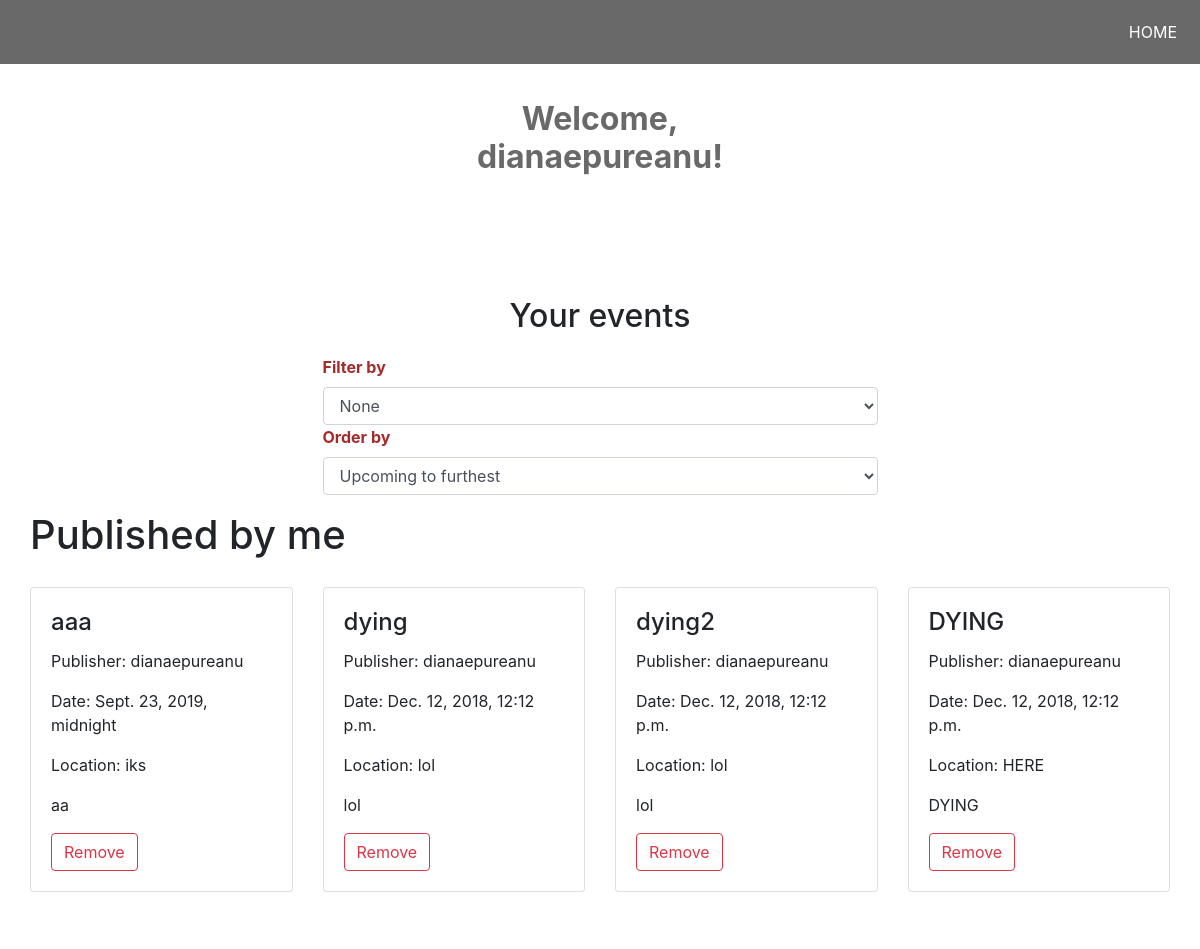
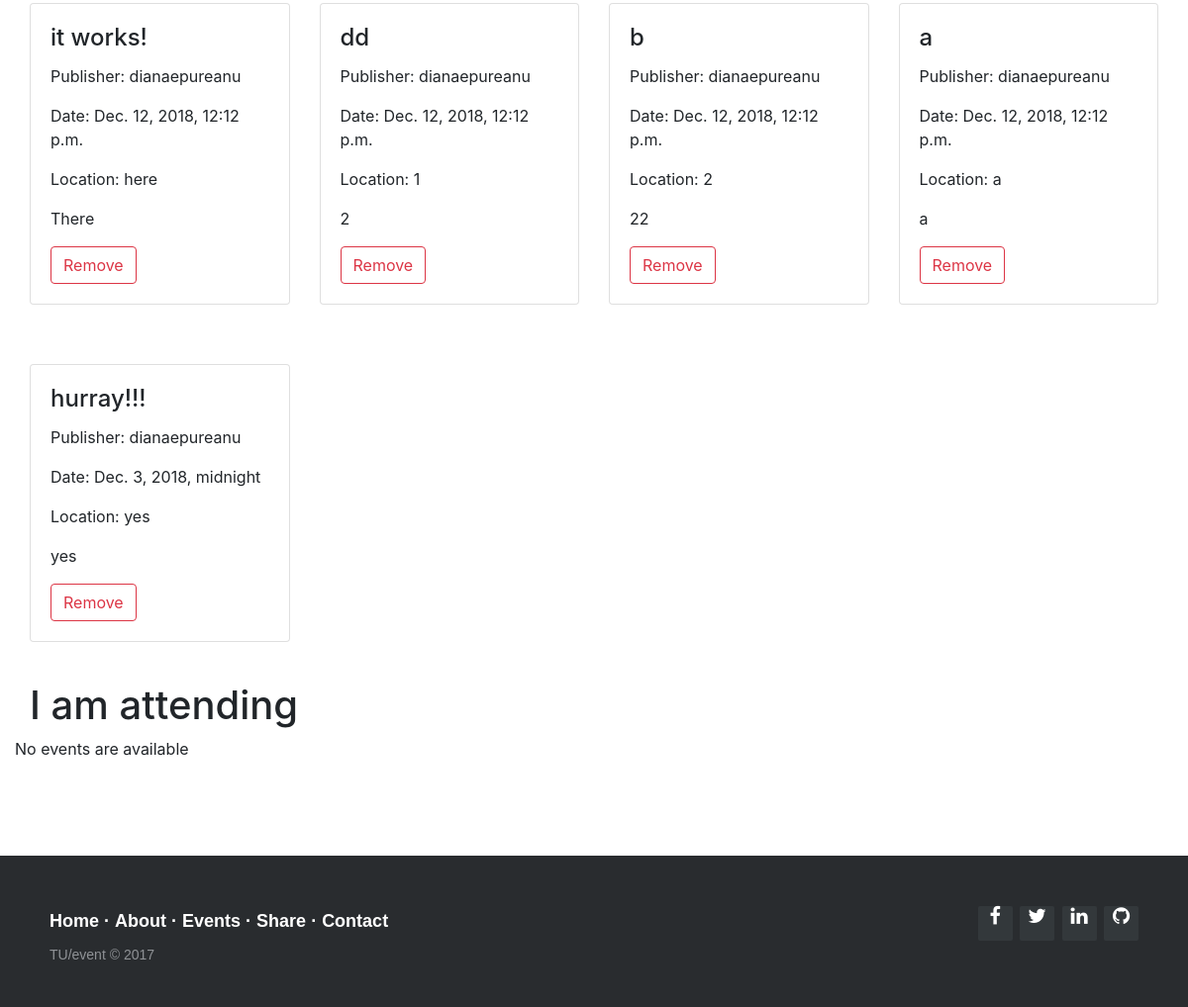
Before: /myprofile (signed in) with the older database file (2 pictures, top to bottom).
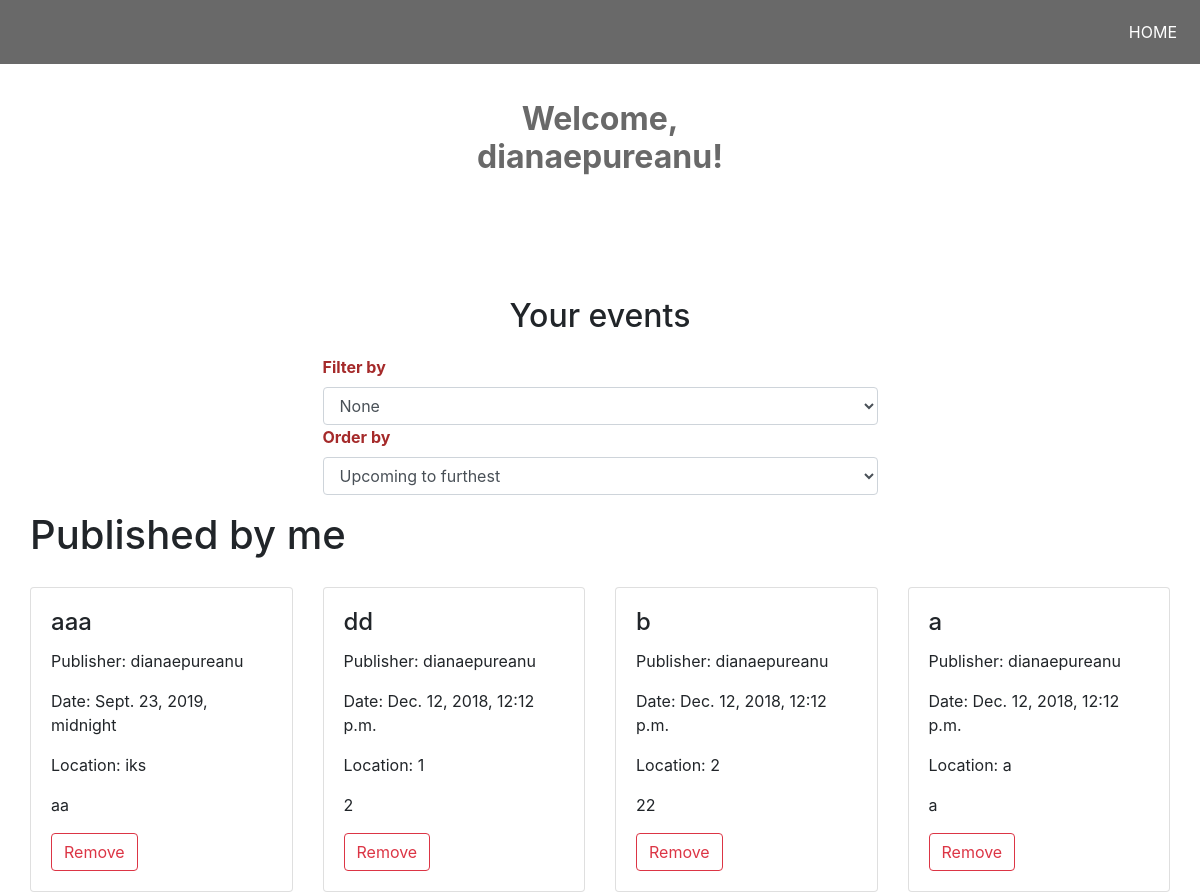
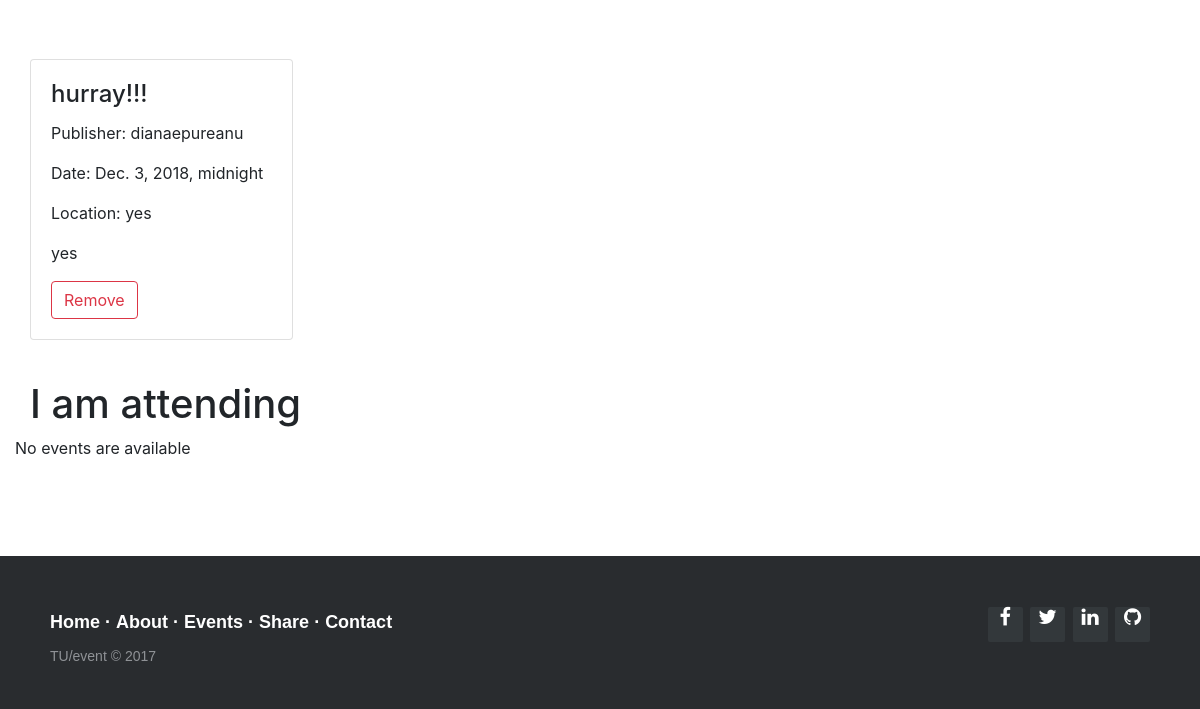
After: the same page with the newer database file (2 pictures, top to bottom).
### app/models.py (models this page shows, shortened)
class Event(models.Model):
    CATEGORIES = (
        ('le', 'Leisure'),
        ('pe', 'Personal'),
        ('ed', 'Educational'),
        ('pr', 'Professional'),
    )
    published_by = models.ForeignKey('auth.User', default=0, on_delete=models.CASCADE)
    event_name = models.CharField(max_length=200)
    event_location = models.CharField(max_length=250)
    position = GeopositionField(default='51.447,5.484')
    event_date = models.DateTimeField('Date_format: YYYY-MM-DD HH:mm')
    event_description = models.CharField(max_length=300)
    event_category = models.CharField(
        max_length=2,
        choices=CATEGORIES,
    )

### app/views.py (the view, shortened to what this page needs)
# urls.py: path('myprofile', views.myprofile, name='myprofile'),
def myprofile(request):
    user =   request.user
    my_event_list = Event.objects.filter(published_by = user).order_by('-event_date')
    form_class = FilterByForm
    form_class1 = OrderByForm
    attendances = XattendsY.objects.filter(x_user=request.user)
    context = {'my_event_list': my_event_list[:30], 'user': user,
    'filterbyform': form_class, 'orderbyform': form_class1, 'attendances': attendances}
    return render(request, 'app/myprofile.html', context)

### app/templates/app/myprofile.html (shortened to what this page needs)
{% load static %}
<html>
<head>
  <link href="{% static 'app/myprofile.css' %}" rel="stylesheet" type="text/css">
  <link href="{% static 'app/css/bootstrap.min.css' %}" rel="stylesheet">
  <link rel="stylesheet" href="http://maxcdn.bootstrapcdn.com/font-awesome/4.2.0/css/font-awesome.min.css">
</head>
<body>
  <header>
    <nav>
      <ul>
        <li><a href="{% url 'app:index' %}">HOME</a></li>
      </ul>
    </nav>
  </header>
  <div class="container-fluid">
    <div class="row">
      <div class="col-md-4">
      </div>
      <div class="col-md-4">
          <h2 class="centered greet your-events"><b>Welcome, {{user.username}}!</b></h2>
      </div>
    </div>
    <div class="row">
      <div class="col-md-4">
      </div>
      <div class="col-md-4">
      <h2 class="centered your-events">Your events</h2>
      </div>
    </div>
        <div class="container-fluid">
          <div class="row">
            <div class="col-md-3">
            </div>
            <div class="col-md-6 col-sm-12">
              <form id="form" method="post">
                <div class="form-group">
                  <ul style="list-style-type:none">
                <li style="width:100%; ">
                      <label for="sel0" style="color:brown"><b>Filter by</b></label>
                      {{ filterbyform }}
                </li>
                <li style="width:100%">
                      <label for="sel1" style="color:brown"><b>Order by</b></label>
                      {{ orderbyform }}
              </li>
            </ul>
              </div>
            </form>
            </div>
          </div>
          <h1> Published by me </h1>
          <div class="row">
            {% if my_event_list %} {% for event in my_event_list %}
            <div class="col-md-6 col-lg-3">
              <div class="card card2">
                <div class="card-body">
                  <h4 class="card-title">{{event.event_name}}</h4>
                  <p class="card-text">Publisher: {{event.published_by}} </p>
                  <p class="card-text">Date: {{event.event_date}}</p>
                  <p class="card-text">Location: {{event.event_location}}</p>
                  <p class="card-text">{{event.event_description}}</p>
                  <div class="btn-group" data-toggle="buttons">
                    <button type="button" class="btn btn-outline-danger remove_button">Remove</button>
                  </div>
                </div>
              </div>
            </div>
            {% endfor %} {% else %}
            <p>No events are available </p>
            {% endif %}
          </div>
          <h1> I am attending</h1>
            <div class="row">
            {% if attendances %} {% for event in attendances %}
            <div class="col-md-6 col-lg-3">
              <div class="card card2">
                <div class="card-body">
                  <h4 class="card-title">{{event.y_event.event_name}}</h4>
                  <p class="card-text">Publisher: {{event.y_event.published_by}} </p>
                  <p class="card-text">Date: {{event.y_event.event_date}}</p>
                  <p class="card-text">Location: {{event.y_event.event_location}}</p>
                  <p class="card-text">{{event.y_event.event_description}}</p>
                  <div class="btn-group" data-toggle="buttons">
                    <button type="button" class="btn btn-outline-danger remove_button">Remove</button>
                  </div>
                </div>
              </div>
            </div>
            {% endfor %} {% else %}
            <p>No events are available </p>
            {% endif %}
          </div>
        </div>
    </div>
  <footer class="footer-distributed">
    <div class="footer-right">
      <a href="http://www.facebook.com"><i class="fa fa-facebook"></i></a>
      <a href="http://www.twitter.com"><i class="fa fa-twitter"></i></a>
      <a href="http://www.linkedin.com"><i class="fa fa-linkedin"></i></a>
      <a href="https://www.github.com"><i class="fa fa-github"></i></a>
    </div>
    <div class="footer-left">
      <p class="footer-links">
        <a class="slide-section" href="{% url 'app:index' %}#home">Home</a> ·
        <a class="slide-section" href="{% url 'app:index' %}#about">About</a> ·
        <a class="slide-section" href="{% url 'app:index' %}#events">Events</a> ·
        <a href="{% url 'app:share2' %}">Share</a> ·
        <a href="{% url 'app:contact' %}">Contact</a>
      </p>
      <p>TU/event &copy; 2017</p>
    </div>
  </footer>
</body>
</html>

### app/static/app/myprofile.css (style rules this page uses)
* { margin:0; padding:0; }
body { font-family: sans-serif; }
.centered { text-align: center; }
.greet { margin-top:8px; color:dimgray; }
.your-events { margin-top:100px; margin-bottom:20px; }
.card2 { margin: 0 auto; margin-top: 20px; margin-bottom: 40px; }
nav { overflow: hidden; position: absolute; width: 100%; position: fixed; z-index:1; background-color: dimgray; }
nav a { text-decoration: none; color: #282828; font-size: 16px; padding: 3px; }
nav ul { overflow: hidden; color: #fff; margin: 0; padding: 0; text-align: center; transition: max-height 0.5s; -webkit-transition: max-height 0.5s; -moz-transition: max-height 0.5s; -ms-transition: max-height 0.5s; -o-transition: max-height 0.5s; list-style: none; }
nav ul li { float: right; display: inline-block; padding: 20px; text-decoration: none; }
li > a { position: relative; color: white; text-decoration: none; }
.footer-distributed { background-color: #292c2f; box-shadow: 0 1px 1px 0 rgba(0, 0, 0, 0.12); box-sizing: border-box; width: 100%; text-align: left; font: normal 16px sans-serif; padding: 45px 50px; margin-top: 80px; }
.footer-distributed .footer-left p { color: #8f9296; font-size: 14px; margin: 0; }
.footer-distributed p.footer-links { font-size:18px; font-weight: bold; color: #ffffff; margin: 0 0 10px; padding: 0; }
.footer-distributed p.footer-links a { display:inline-block; line-height: 1.8; text-decoration: none; color: inherit; padding-top: 5px; }
.footer-distributed .footer-right { float: right; margin-top: 6px; max-width: 180px; }
.footer-distributed .footer-right a { display: inline-block; width: 35px; height: 35px; background-color: #33383b; border-radius: 2px; font-size: 20px; color: #ffffff; text-align: center; line-height: 35px; margin-left: 3px; }

Changed rows visible on the page:
removed Event: event_name "dying", published_by "dianaepureanu", event_date "Dec. 12, 2018, 12:12 p.m.", event_location "lol", event_description "lol"
removed Event: event_name "dying2", published_by "dianaepureanu", event_date "Dec. 12, 2018, 12:12 p.m.", event_location "lol", event_description "lol"
removed Event: event_name "DYING", published_by "dianaepureanu", event_date "Dec. 12, 2018, 12:12 p.m.", event_location "HERE", event_description "DYING"
removed Event: event_name "it works!", published_by "dianaepureanu", event_date "Dec. 12, 2018, 12:12 p.m.", event_location "here", event_description "There"
